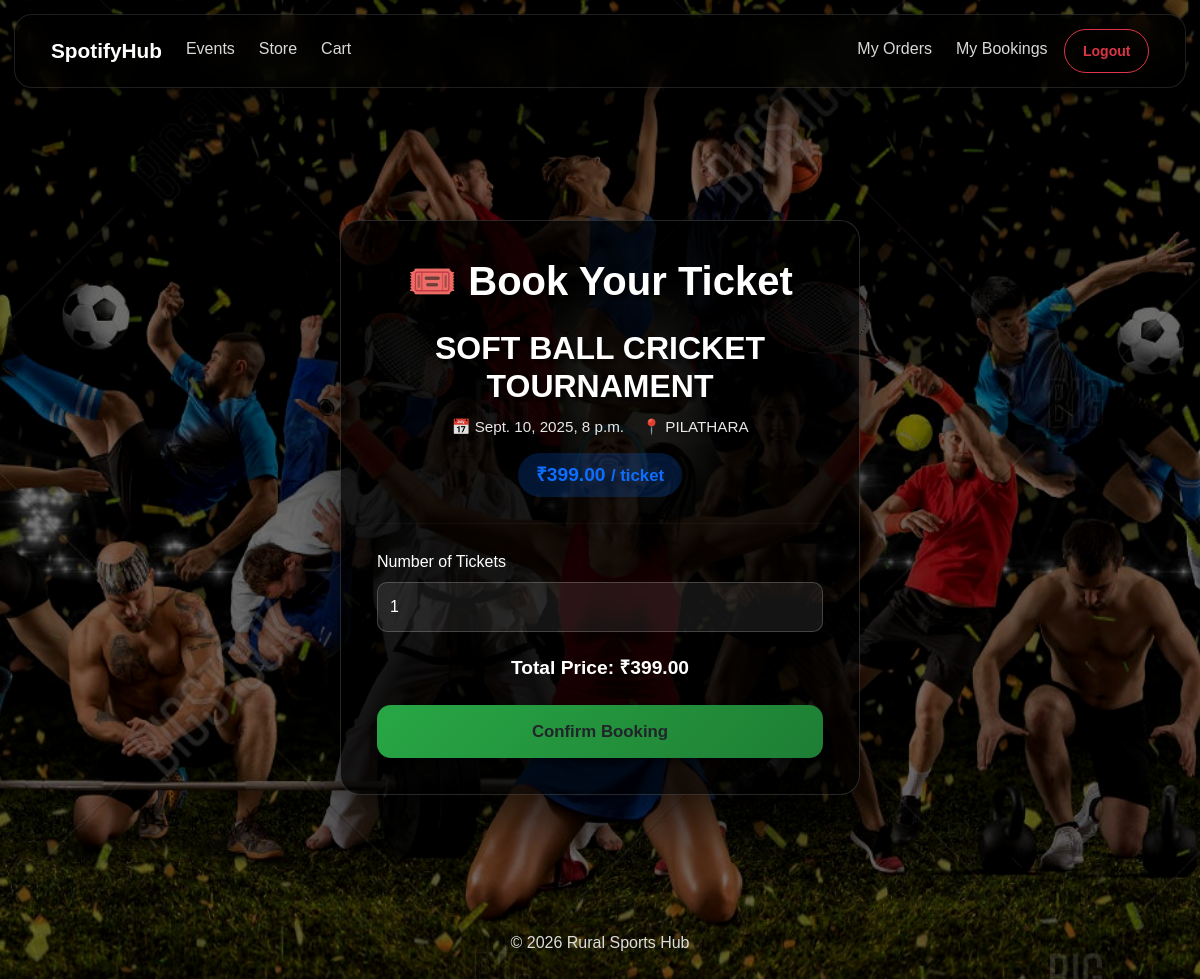
Screenshot of /booking/book/2/ (signed in) with the database file from the repository.
### events/models.py (models this page shows, shortened)
class Event(models.Model):
    CATEGORY_CHOICES = [
        ("cricket", "Cricket"),
        ("football", "Football"),
        ("basketball", "Basketball"),
        ("volleyball", "Volleyball"),
        ("other", "Other"),
    ]
    name = models.CharField(max_length=200)
    description = models.TextField()
    date = models.DateTimeField(null=True, blank=True)
    location = models.CharField(max_length=200)
    price = models.DecimalField(max_digits=10, decimal_places=2)
    available_tickets = models.IntegerField(default=0)
    category = models.CharField(
        max_length=20,
        choices=CATEGORY_CHOICES,
        default="other"
    )
    image = models.ImageField(
        upload_to="events/",
        null=True,
        blank=True
    )
    is_active = models.BooleanField(default=True)

### booking/views.py (the view, shortened to what this page needs)
# urls.py: path("book/<int:event_id>/", book_event_view, name="book_event"),
@login_required
def book_event_view(request, event_id):
    event = get_object_or_404(Event, id=event_id)
    return render(request, "booking/book_event.html", {"event": event})

### booking/templates/booking/book_event.html (shortened to what this page needs)
{% extends 'base.html' %}
{% block content %}
<div class="booking-wrapper">
    <div class="booking-card">
        <h1 class="booking-title">🎟️ Book Your Ticket</h1>
        <div class="event-header">
            <h2 class="event-name">{{ event.name }}</h2>
            <div class="event-meta">
                <span>📅 {{ event.date }}</span>
                <span>📍 {{ event.location }}</span>
            </div>
            <div class="price-badge">
                ₹<span id="price-per-ticket">{{ event.price }}</span>
                <small>/ ticket</small>
            </div>
        </div>
        <hr class="divider">
        <form action="{% url 'booking:book_event' event.id %}" method="post">
            <label for="id_num_tickets" class="form-label">
                Number of Tickets
            </label>
            <input type="number"
                   name="num_tickets"
                   id="id_num_tickets"
                   class="form-control ticket-input"
                   value="1"
                   min="1"
                   required>
            <div class="total-price">
                Total Price:
                <span>₹<span id="total-price">{{ event.price }}</span></span>
            </div>
            <button type="submit" class="btn confirm-btn">
                Confirm Booking
            </button>
        </form>
    </div>
</div>
{% endblock %}

### staticfiles/css/style.css (style rules this page uses)
* { box-sizing: border-box; }
body { font-family: Arial, sans-serif; color: #fff; min-height: 100vh; margin: 0; padding-top: 120px; background-repeat: no-repeat; background-position: center top; background-size: cover; }
body::before { content: ""; position: fixed; inset: 0; will-change: transform; background-image: url("../images/bg.jpg"); background-size: cover; background-position: center top; background-repeat: no-repeat; filter: brightness(0.45) contrast(1.05); z-index: -1; }
h1, h2, h3, h4, p, .lead { color: #ffffff; text-shadow: 4px 4px 4px rgba(0,0,0,0.7); }
.btn { font-weight: 600; border-radius: 6px; box-shadow: 0 4px 10px rgba(0,0,0,0.4); transition: transform 0.2s ease; }
.booking-wrapper { display: flex; justify-content: center; align-items: center; padding: 60px 20px; }
.booking-card { background: rgba(0,0,0,0.78); border-radius: 20px; padding: 36px; max-width: 520px; width: 100%; box-shadow: 0 25px 60px rgba(0,0,0,0.7); border: 1px solid rgba(255,255,255,0.15); }
.booking-title { text-align: center; font-weight: 800; margin-bottom: 24px; }
.event-header { text-align: center; }
.event-name { font-weight: 700; margin-bottom: 10px; }
.event-meta { display: flex; justify-content: center; gap: 18px; font-size: 0.95rem; opacity: 0.9; margin-bottom: 14px; }
.price-badge { display: inline-block; background: rgba(13,110,253,0.2); color: #0d6efd; padding: 8px 18px; border-radius: 30px; font-size: 1.2rem; font-weight: 700; }
.divider { margin: 26px 0; border-color: rgba(255,255,255,0.15); }
.ticket-input { background: rgba(255,255,255,0.08); border: 1px solid rgba(255,255,255,0.2); color: #fff; padding: 12px; border-radius: 10px; }
.total-price { margin: 22px 0; font-size: 1.2rem; font-weight: 700; text-align: center; }
.confirm-btn { width: 100%; padding: 14px; font-size: 1.05rem; font-weight: 700; border-radius: 14px; background: linear-gradient(135deg, #28a745, #1e7e34); border: none; }
.btn { transition: transform 0.2s ease, box-shadow 0.2s ease; }
button, a { min-height: 44px; }

### rows the page displays
Event: name "SOFT BALL CRICKET TOURNAMENT", date "Sept. 10, 2025, 8 p.m.", location "PILATHARA", price "399.00"
